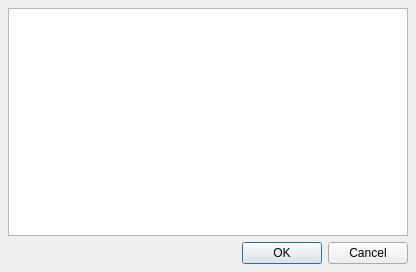
<?xml version="1.0" encoding="UTF-8"?>
<ui version="4.0">
 <class>Dialog</class>
 <widget class="QDialog" name="Dialog">
  <property name="geometry">
   <rect>
    <x>0</x>
    <y>0</y>
    <width>416</width>
    <height>272</height>
   </rect>
  </property>
  <property name="windowTitle">
   <string>Dialog</string>
  </property>
  <layout class="QHBoxLayout" name="horizontalLayout">
   <property name="margin">
    <number>8</number>
   </property>
   <item>
    <widget class="QFrame" name="main_frame">
     <property name="frameShape">
      <enum>QFrame::NoFrame</enum>
     </property>
     <layout class="QVBoxLayout" name="verticalLayout">
      <property name="margin">
       <number>0</number>
      </property>
      <item>
       <widget class="QTextEdit" name="message_textEdit">
        <property name="readOnly">
         <bool>true</bool>
        </property>
       </widget>
      </item>
      <item>
       <widget class="QDialogButtonBox" name="buttonBox">
        <property name="standardButtons">
         <set>QDialogButtonBox::Cancel|QDialogButtonBox::Ok</set>
        </property>
        <property name="centerButtons">
         <bool>false</bool>
        </property>
       </widget>
      </item>
     </layout>
    </widget>
   </item>
  </layout>
 </widget>
 <resources/>
 <connections/>
</ui>
